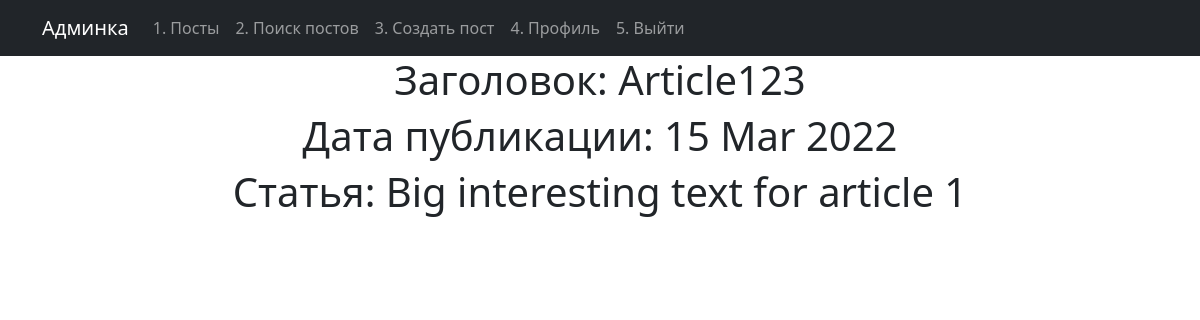
Screenshot of /news/1 with the database file from the repository.
### newapp/models.py (models this page shows, shortened)
class Post(models.Model):
    author = models.ForeignKey(Author, on_delete=models.CASCADE)
    NEWS = 'NW'
    ARTICLE = 'AR'
    CATEGORY_CHOISES = (
        (NEWS, 'Новость'),
        (ARTICLE, 'Статья'),
    )
    categoryType = models.CharField(max_length=2, choices=CATEGORY_CHOISES, default=ARTICLE)
    dateCreation = models.DateTimeField(auto_now_add=True)
    postCategory = models.ManyToManyField(Category, through='PostCategory')
    title = models.CharField(max_length=128)
    text = models.TextField()
    rating = models.SmallIntegerField(default=0)

### newapp/views.py (the view)
# urls.py: path('<int:pk>', PostDetail.as_view()),
class PostDetail(DetailView):
    model = Post
    template_name = 'post.html'
    context_object_name = 'post'

### newapp/templetags/custom_filters.py (called while the page is built)
@register.filter(name='censor')
def censor(text):
   a = list(text.split(" "))
   print(a)
   c = []
   for i in a:
      print(i)
      if i in BAD_WORDS:
         print('f')
         b = i.replace(i, BAD_WORDS[i])
         print(b)
         c.append(b)
      else:
         c.append(i)
   return f'{" ".join(c)}'

### templates/post.html (shortened to what this page needs)
{% extends 'flatpages/default.html' %}
{% load custom_filters %}
{% block content %}
<h1>Заголовок: {{ post.title|censor }}</h1>
<h1>Дата публикации: {{ post.dateCreation|date:'d M Y' }}</h1>
<h1>Статья: {{ post.text|censor }}</h1>
{% endblock content %}

### rows the page displays
Post: title|censor "Article123", dateCreation "15 Mar 2022", text|censor "Big interesting text for article 1"
